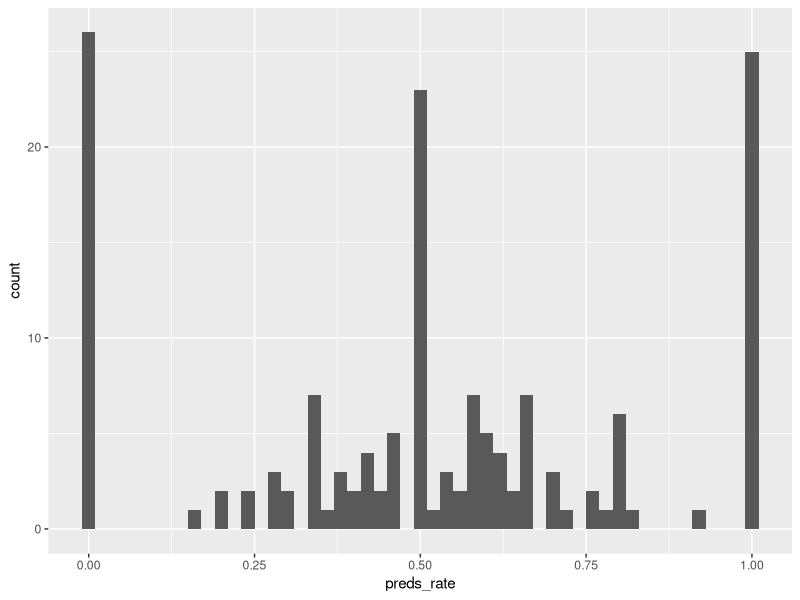
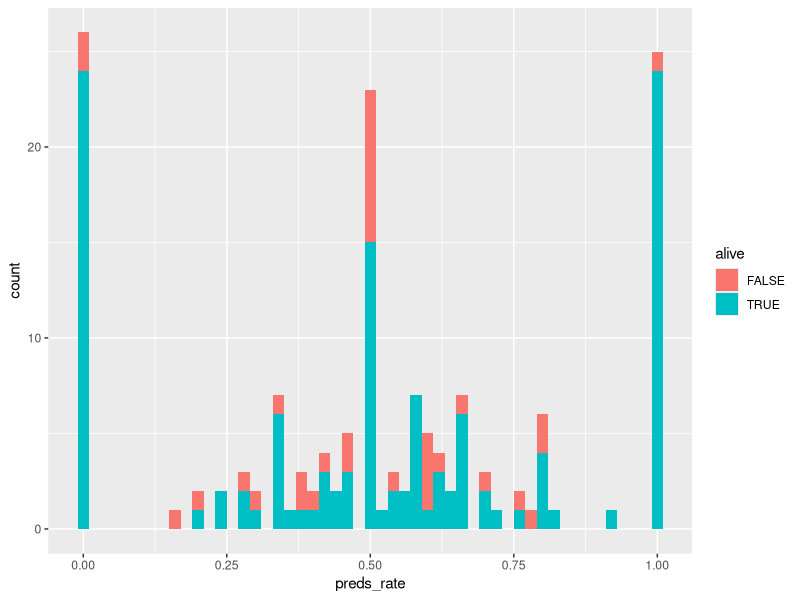
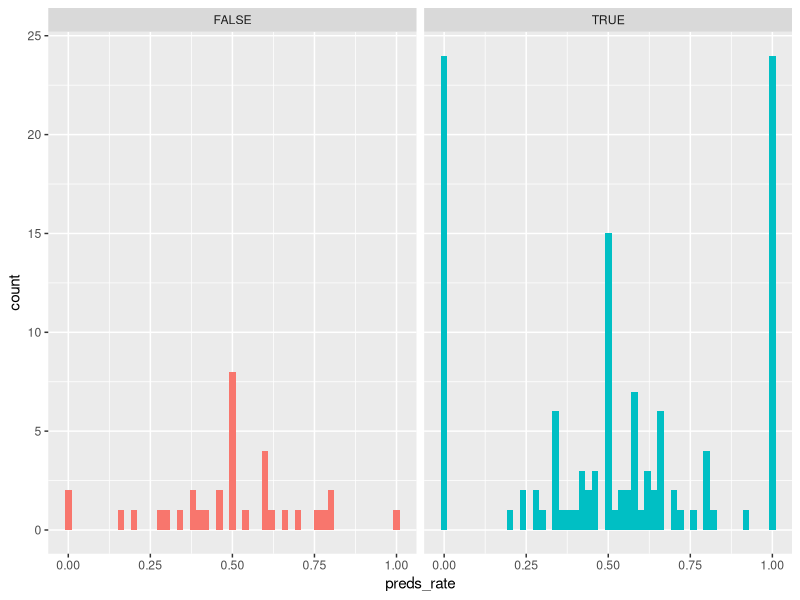
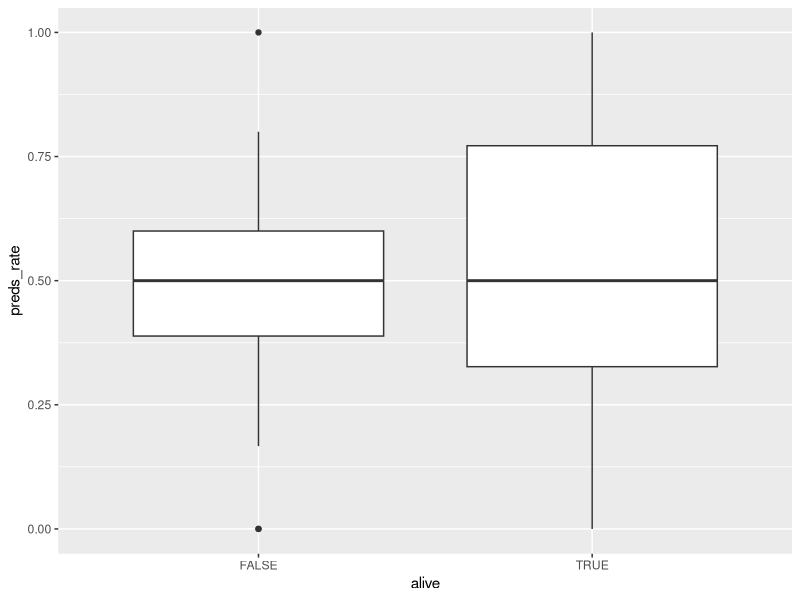
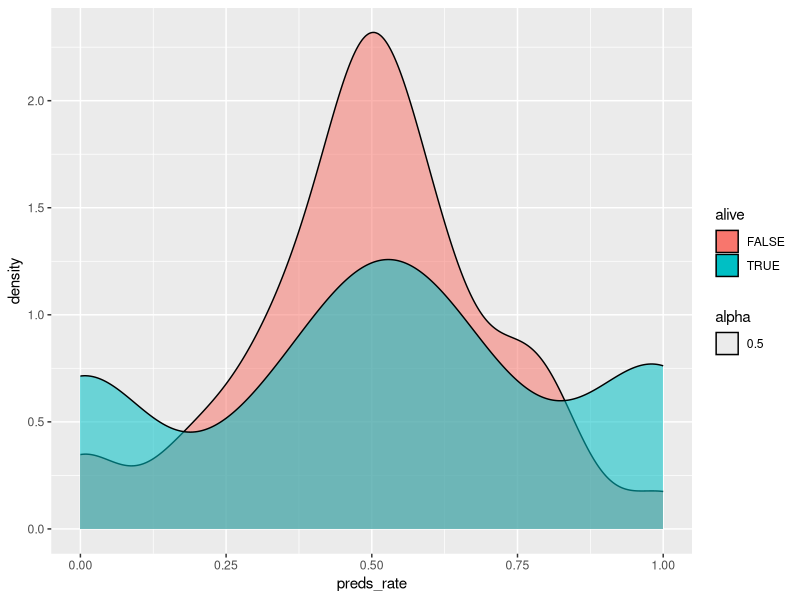
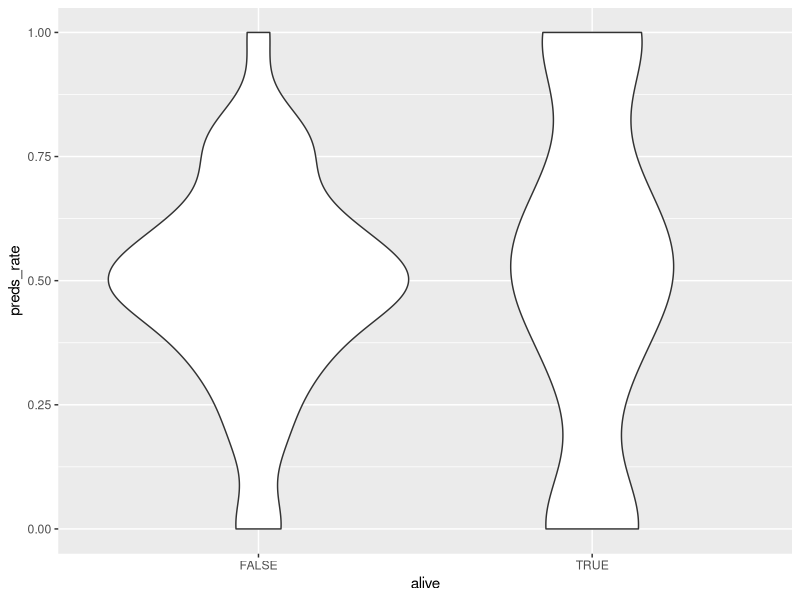
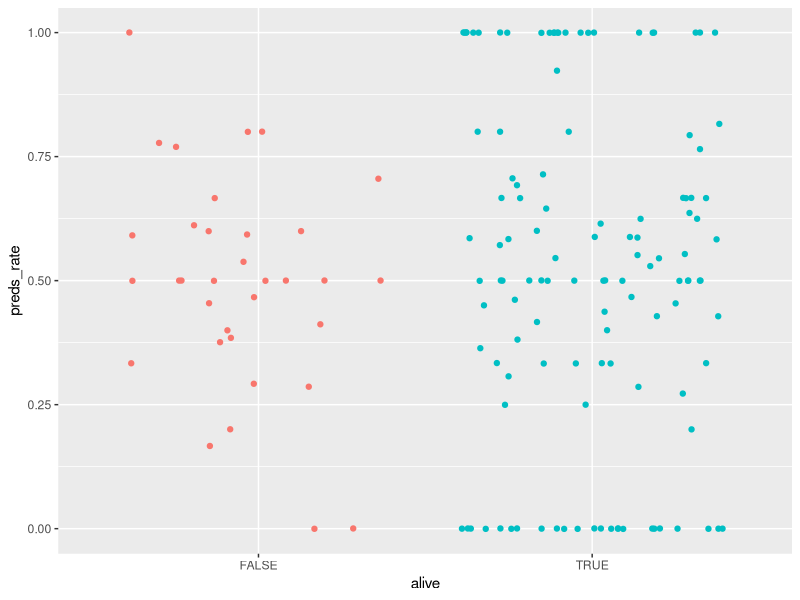
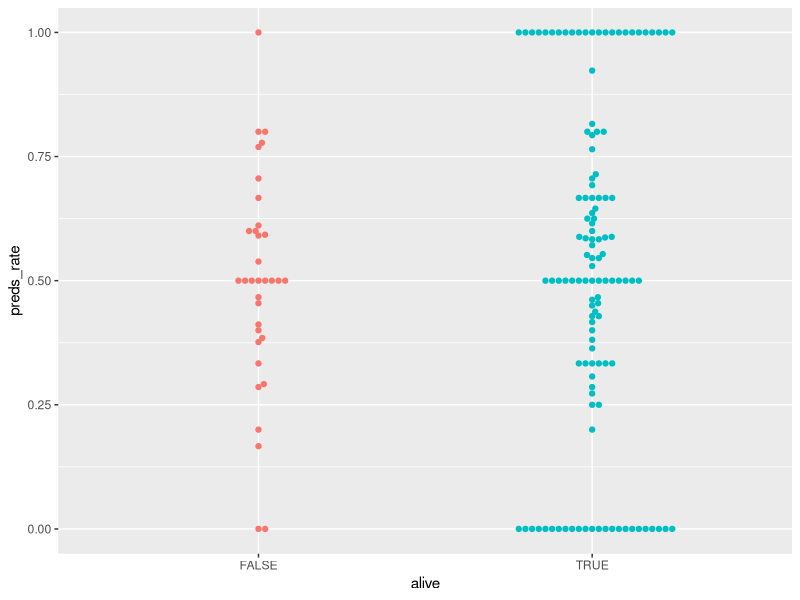

Write the R code that produced these figures, in order.
## ---- chunk 1
#| label: load-packages
#| warning: false

library(tidyverse)
library(scales)
## ---- chunk 2
#| label: glimpse

# import data using readr::read_csv()
seers <- read_csv("data/prognosticators-sum-stats.csv")

# add code here
glimpse(seers)
## ---- chunk 3
#| label: histogram-preds-rate

# add code here
ggplot(data = seers, mapping = aes(x = preds_rate)) +
  geom_histogram(binwidth = 0.02)
## ---- chunk 4
#| label: histogram-preds-rate-alive

# add code here
ggplot(data = seers, mapping = aes(x = preds_rate, 
                                   fill = alive)) +
  geom_histogram(binwidth = 0.02)
## ---- chunk 5
#| label: histogram-preds-rate-alive-facet

# add code here
ggplot(data = seers, mapping = aes(x = preds_rate, 
                                   fill = alive)) +
  geom_histogram(binwidth = 0.02, show.legend = FALSE) +
  facet_wrap(facets = vars(alive))
## ---- chunk 6
#| label: boxplot-preds-rate-alive

# add code here
ggplot(data = seers, mapping = aes(y = preds_rate, 
                                   x = alive)) +
  geom_boxplot()
## ---- chunk 7
#| label: density-preds-rate-alive

# add code here
ggplot(data = seers, mapping = aes(x = preds_rate, 
                                   fill = alive, 
                                   alpha = 0.50)) +
  geom_density()
## ---- chunk 8
#| label: violin-preds-rate-alive

# add code here
ggplot(data = seers, mapping = aes(y = preds_rate, 
                                   x = alive)) +
  geom_violin()
## ---- chunk 9
#| label: jitter-preds-rate-alive

# add code here
set.seed(1)
ggplot(data = seers, mapping = aes(y = preds_rate, 
                                   x = alive,
                                   color = alive)) +
  geom_jitter(show.legend = FALSE)
## ---- chunk 10
#| label: beeswarm-preds-rate-alive

library(ggbeeswarm)

# add code here
ggplot(data = seers,
       mapping = aes(x = alive,
                     y = preds_rate,
                     color = alive)) + 
  geom_beeswarm(show.legend = FALSE)
## ---- chunk 11
#| label: multi-geoms

# add code here
ggplot(data = seers,
       mapping = aes(x = alive,
                     y = preds_rate,
                     color = alive)) + 
  geom_beeswarm(show.legend = FALSE) + 
  geom_boxplot(alpha = .25) + 
  labs(title = "The Alive vs Dead Prognosticators Rates of Success",
       subtitle = "Utilizing Beeswarm and Box Plot",
       x = "Status of Prognosticators",
       y = "Prediction Rate")
## ---- chunk 12
#| label: multi-geoms-facet

# add code here
ggplot(data = seers,
       mapping = aes(x = preds_rate,
                     y = alive,
                     color = alive)) + 
  geom_beeswarm(show.legend = FALSE, color = "gray37", size = 1) + 
  geom_boxplot(show.legend = FALSE,
               alpha = 0.5) + 
  facet_wrap(~forecaster_simple,
             scales = "free") + 
  labs(title = "The Alive vs Dead Prognosticators Rates of Success",
       x = "Prediction Rate",
       y = "Status of Prognosticators")
## ---- chunk 13
#| label: barplot

# add code here
ggplot(data = seers, 
       mapping = aes(x = temp_mean, 
                     fill = temp_mean)) +
  geom_bar(width = 0.3)
## ---- chunk 14
#| label: cat-cat

# add code here
ggplot(data = seers, 
       mapping = aes(x = temp_mean, 
                     y = preds_rate, 
                     fill = temp_mean)) +
  geom_bar(stat="identity", width = 0.3) + 
  scale_fill_gradient(low="deepskyblue2",high="firebrick1") + 
  labs(title = "Relationship between Mean Temperature and Prediction Rate",
       x = "Mean Temperature",
       y = "Prediction Rate")
## ---- chunk 15
#| label: three-vars
#| fig-height: 7

# add code here
ggplot(data = seers,
       mapping = aes(x = preds_rate, 
                     y = forecaster_type, 
                     fill = preds_rate)) +
  geom_point(show.legend = FALSE) + 
  facet_grid(forecaster_simple ~ ., scales = "free", space = "free") +
  theme(strip.text.y = element_text(angle = 0)) +
  labs(title = "Relationship between Mean Temperature and Prediction Rate",
       x = "Correct Predictions",
       y = "Prognosticators Type")
